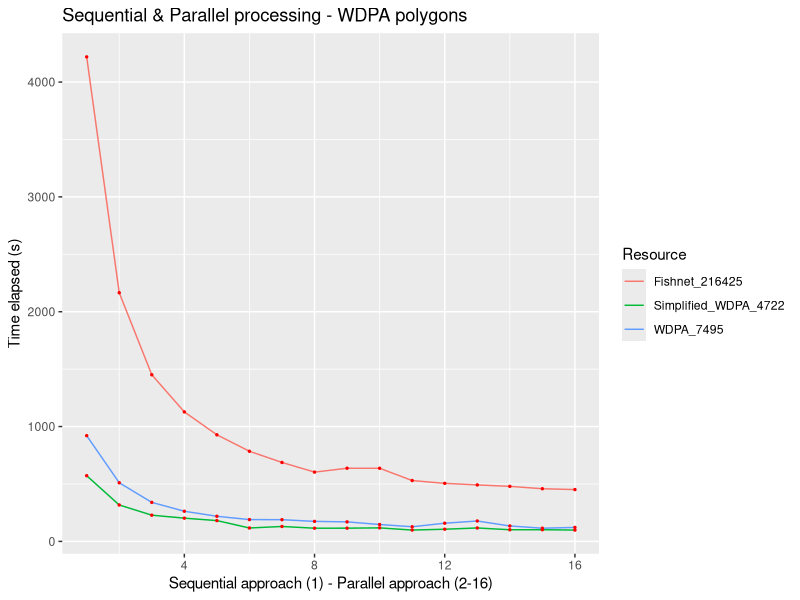
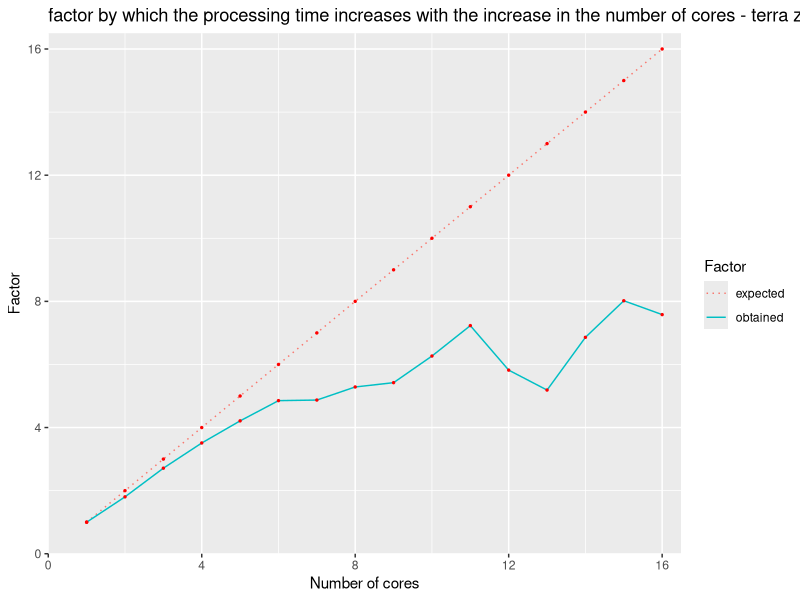

Generate these figures, in order, with R:
## ---- chunk 1
library(dplyr)
df <- read.csv("data/results/mapme_biodiversity/mangrove_1-16.csv")
df.long <- tidyr::pivot_longer(df,
                               cols = c("WDPA_7495", "Simplified_WDPA_4722", "Fishnet_216425"))
# rename column name
df.long <- df.long %>%
  rename(Resource = name)
library(ggplot2)
result <- ggplot(df.long, aes(Cores, value)) +
  geom_line(aes(colour = Resource))+
  ylab("Time elapsed (s)")+
  xlab("Sequential approach (1) - Parallel approach (2-16)")+
  geom_point(colour = "red", size = 0.5)+
  ggtitle("Sequential & Parallel processing - WDPA polygons")
## ---- chunk 2

result
## ---- chunk 3

library(dplyr)
orig.data <-
  read.csv("data/results/mapme_biodiversity/mangrove_1-16.csv")
# change the df to the factor numbers
dftofct <- function(n) {

  fct <- orig.data[[3]][1]/orig.data[[3]][n]
  newdf <- data.frame(Cores = n,
                      obtained = fct,
                      expected = n)
}
listed <- lapply(1:16, dftofct)
final <- do.call(rbind, listed)

# create line plot from the final data
long <- tidyr::pivot_longer(final,
                            cols = c("expected", "obtained"))
# rename name to Factor
long <- long %>%
  rename(Factor = name)

fct_plot <- ggplot(long, aes(x = Cores, y = value, group = Factor)) +
  geom_line(aes(linetype = Factor, color = Factor)) +
  geom_point(colour = "red", size = 0.5) +
  scale_linetype_manual(values = c("dotted", "solid")) +
  ggtitle("factor by which the processing time increases with the increase in the number of cores - terra zonal") +
  ylab("Factor") +
  xlab("Number of cores") +
  scale_x_continuous(expand = c(0, 0), limits = c(0, 16.5)) +
  scale_y_continuous(expand = c(0, 0), limits = c(0, 16.5))
## ---- chunk 4

fct_plot
